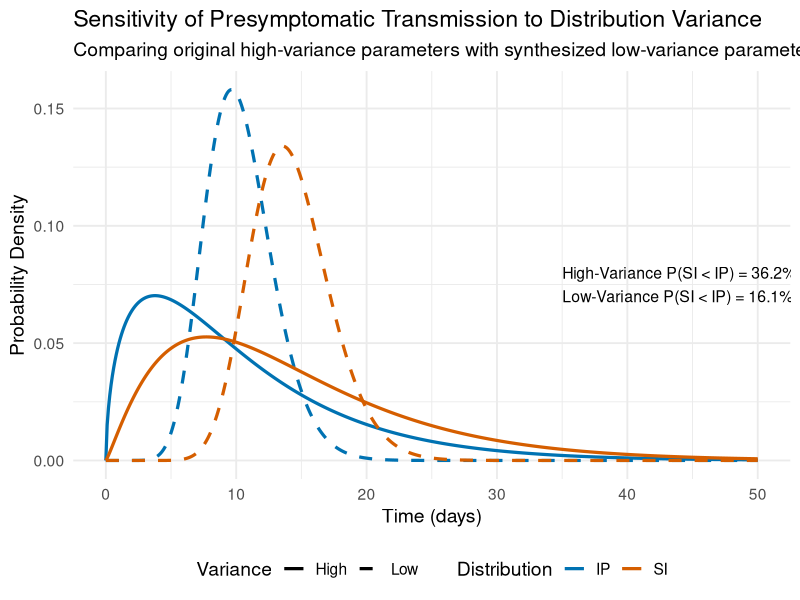
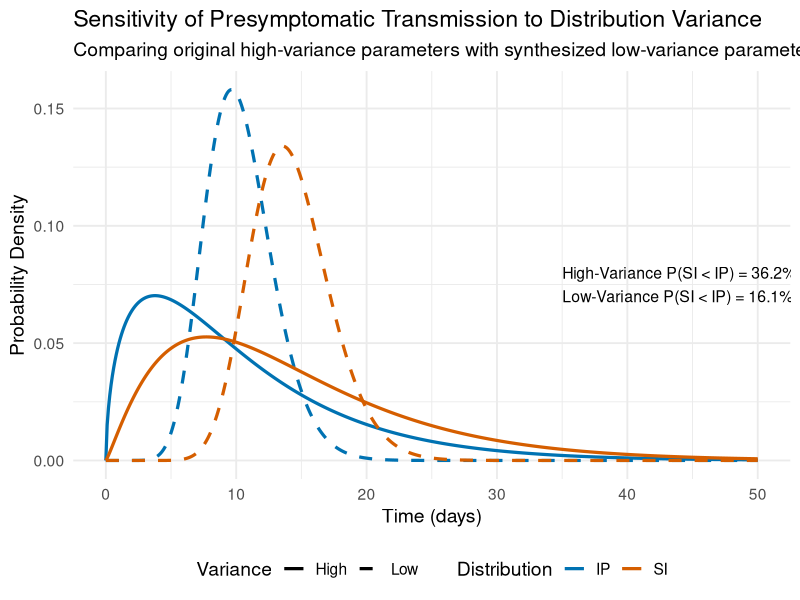

Recreate these plots in R, in order.
# Sensitivity Analysis for Presymptomatic Transmission of Ebola
#
# This script investigates how the variance of the Serial Interval (SI) and
# Incubation Period (IP) distributions affects the calculated proportion of
# presymptomatic transmission, P(SI < IP).
#
# We use the original parameters for Ebola from the main analysis and compare
# the result with a second set of "low-variance" parameters that share the
# same mean but are less dispersed.

# --- 1. Load Libraries ---
library(ggplot2)
library(dplyr)
set.seed(456) # For reproducibility of this specific analysis

# --- 2. Define Parameters ---

# Original High-Variance Parameters (from your data source)
ip_shape_orig <- 1.578
ip_scale_orig <- 6.528
si_shape_orig <- 2.188
si_scale_orig <- 6.490

# Calculate original means (for verification)
mean_ip_orig <- ip_shape_orig * ip_scale_orig
mean_si_orig <- si_shape_orig * si_scale_orig

# Create new Low-Variance Parameters
# We reduce variance while keeping the mean constant.
# For a Gamma distribution: Mean = shape * scale, Variance = shape * scale^2.
# To reduce variance by a factor of F^2, we divide scale by F and multiply shape by F.
# Let's use F=10, for a final, very aggressive reduction to demonstrate the point.
variance_reduction_factor <- 10

ip_shape_low_var <- ip_shape_orig * variance_reduction_factor
ip_scale_low_var <- ip_scale_orig / variance_reduction_factor
si_shape_low_var <- si_shape_orig * variance_reduction_factor
si_scale_low_var <- si_scale_orig / variance_reduction_factor

# --- 3. Simulation Function ---

estimate_presymp_proportion <- function(si_shape, si_scale, ip_shape, ip_scale, n_samples = 50000) {
  # Generate samples from the specified Gamma distributions
  si_samples <- rgamma(n_samples, shape = si_shape, scale = si_scale)
  ip_samples <- rgamma(n_samples, shape = ip_shape, scale = ip_scale)
  
  # Calculate the proportion of times SI < IP
  presymp_proportion <- mean(si_samples < ip_samples, na.rm = TRUE)
  return(presymp_proportion)
}

# --- 4. Run Simulations ---

prop_high_variance <- estimate_presymp_proportion(si_shape_orig, si_scale_orig, ip_shape_orig, ip_scale_orig)
prop_low_variance <- estimate_presymp_proportion(si_shape_low_var, si_scale_low_var, ip_shape_low_var, ip_scale_low_var)

# --- 5. Print Results ---

cat("--- Sensitivity Analysis Results ---\n\n")
cat(sprintf("Original (High Variance) Parameters:\n"))
cat(sprintf("  - Mean IP: %.2f days, Mean SI: %.2f days\n", mean_ip_orig, mean_si_orig))
cat(sprintf("  - Calculated Presymptomatic Proportion: %.1f%%\n\n", prop_high_variance * 100))

cat(sprintf("Synthesized (Low Variance) Parameters:\n"))
cat(sprintf("  - Mean IP: %.2f days, Mean SI: %.2f days (Means are preserved)\n", 
            (ip_shape_low_var * ip_scale_low_var), (si_shape_low_var * si_scale_low_var)))
cat(sprintf("  - Calculated Presymptomatic Proportion: %.1f%%\n", prop_low_variance * 100))


# --- 6. Visualization ---

# Create a data frame for ggplot
time_range <- seq(0, 50, length.out = 500)
plot_data <- tibble(
  Time = time_range,
  # High-variance densities
  IP_High_Var = dgamma(Time, shape = ip_shape_orig, scale = ip_scale_orig),
  SI_High_Var = dgamma(Time, shape = si_shape_orig, scale = si_scale_orig),
  # Low-variance densities
  IP_Low_Var = dgamma(Time, shape = ip_shape_low_var, scale = ip_scale_low_var),
  SI_Low_Var = dgamma(Time, shape = si_shape_low_var, scale = si_scale_low_var)
) %>%
  tidyr::pivot_longer(
    cols = -Time,
    names_to = c("Distribution", "Variance"),
    names_pattern = "(.*)_(.*)_Var",
    values_to = "Density"
  )

# Generate the plot
sensitivity_plot <- ggplot(plot_data, aes(x = Time, y = Density, color = Distribution, linetype = Variance)) +
  geom_line(linewidth = 1.1) +
  scale_color_manual(values = c("IP" = "#0072B2", "SI" = "#D55E00")) +
  scale_linetype_manual(values = c("High" = "solid", "Low" = "dashed")) +
  labs(
    title = "Sensitivity of Presymptomatic Transmission to Distribution Variance",
    subtitle = "Comparing original high-variance parameters with synthesized low-variance parameters for Ebola",
    x = "Time (days)",
    y = "Probability Density",
    color = "Distribution",
    linetype = "Variance"
  ) +
  annotate(
    "text", x = 35, y = 0.08, hjust = 0, size = 4,
    label = paste0("High-Variance P(SI < IP) = ", round(prop_high_variance * 100, 1), "%")
  ) +
    annotate(
    "text", x = 35, y = 0.07, hjust = 0, size = 4,
    label = paste0("Low-Variance P(SI < IP) = ", round(prop_low_variance * 100, 1), "%")
  ) +
  theme_minimal(base_size = 14) +
  theme(legend.position = "bottom")

print(sensitivity_plot)

# Save the plot
ggsave("Clustering/mcmc/ebola_variance_sensitivity_plot.png", plot = sensitivity_plot, width = 12, height = 8)

cat("\nPlot saved to 'Clustering/mcmc/ebola_variance_sensitivity_plot.png'\n")

print("Script finished.") 